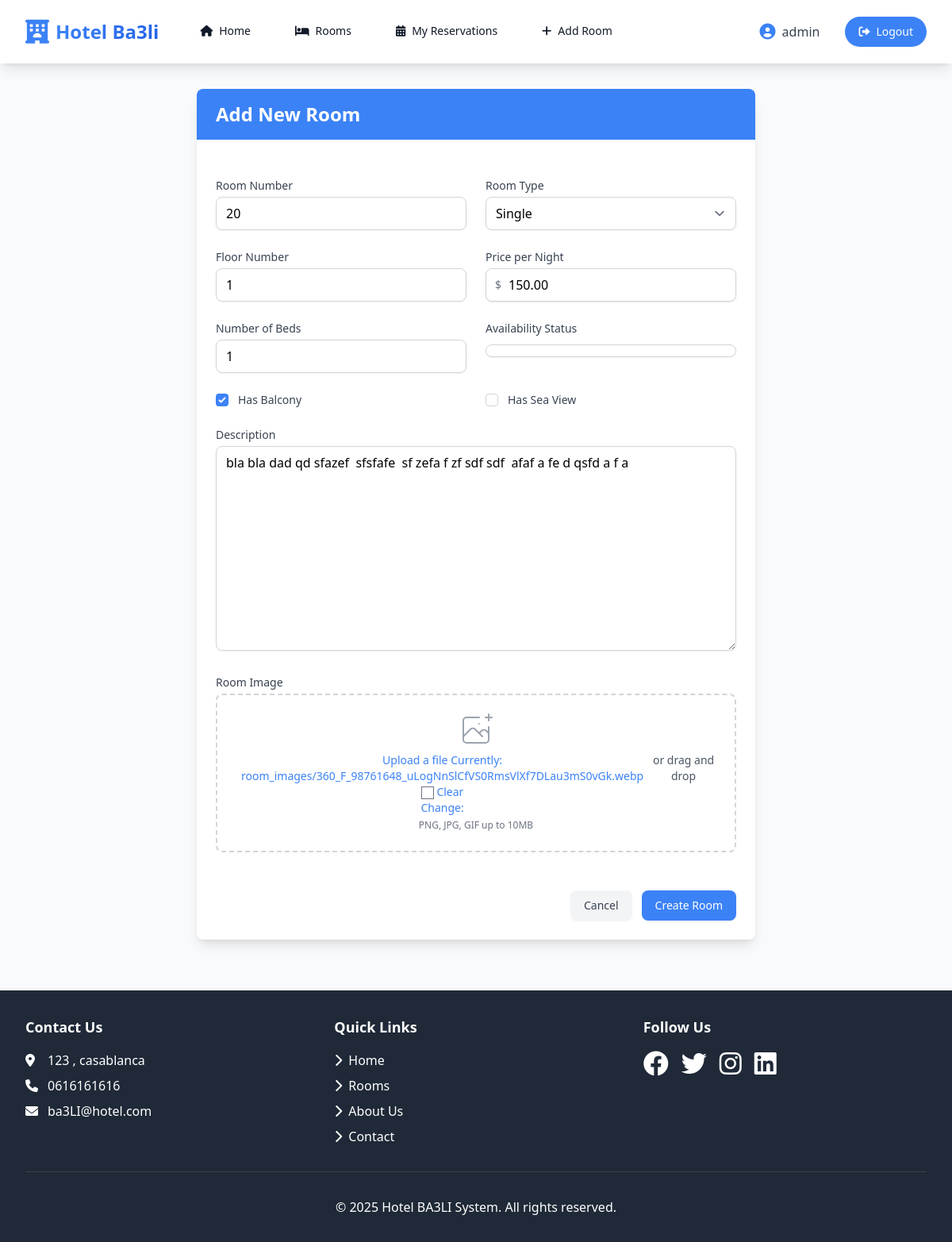
The page /room/update/1/ (signed in) on the database its author committed.
### base/models.py (models this page shows, shortened)
class Room(models.Model):
    ROOM_TYPES = [
        ('single', 'Single'),
        ('double', 'Double'),
        ('suite', 'Suite'),
    ]
    room_number = models.CharField(max_length=10, unique=True)
    room_type = models.CharField(max_length=20, choices=ROOM_TYPES)
    price = models.DecimalField(max_digits=10, decimal_places=2)
    is_available = models.BooleanField(default=True)
    floor = models.IntegerField()
    description = models.TextField(blank=True, null=True)
    number_of_beds = models.IntegerField(default=1)
    has_balcony = models.BooleanField(default=False)
    has_sea_view = models.BooleanField(default=False)
    image = models.ImageField(upload_to='room_images/', blank=True, null=True)
    created_at = models.DateTimeField(auto_now_add=True)

### base/views.py (the view, shortened to what this page needs)
# urls.py: path('room/update/<int:id>/', RoomUpdate.as_view(), name='room_update'),
@method_decorator(login_required, name='dispatch')
class RoomUpdate(IsStaffMixin, View):
    def get(self, request, id):
        room = get_object_or_404(Room, id=id)
        form = RoomForm(instance=room)
        return render(request, 'RoomCreate.html', {'form': form})

### base/forms.py
class RoomForm(forms.ModelForm):
    class Meta:
        model = Room
        fields = '__all__'

### base/templatetags/custom_tag.py (called while the page is built)
def addclass(value,arg):
    return value.as_widget(attrs={'class':arg})

### base/views.py (called while the page is built)
    def test_func(self):
        return self.request.user.is_authenticated and self.request.user.is_staff

### base/templates/RoomCreate.html (shortened to what this page needs)
{% extends 'base.html' %}
{% load custom_tag %}
{% block content %}
<div class="max-w-3xl mx-auto px-4 sm:px-6 lg:px-8 py-8">
    <div class="bg-white rounded-lg shadow-lg overflow-hidden">
        <div class="px-6 py-4 bg-primary">
            <h1 class="text-2xl font-bold text-white">Add New Room</h1>
        </div>
        <form method="post" enctype="multipart/form-data" class="p-6 space-y-6">
            <div class="grid grid-cols-1 md:grid-cols-2 gap-6">
                <div>
                    <label for="{{ form.room_number.id_for_label }}" class="block text-sm font-medium text-gray-700 mb-1">
                        Room Number
                    </label>
                    {{ form.room_number|addclass:"w-full rounded-lg border-gray-300 shadow-sm focus:border-primary focus:ring-primary" }}
                </div>
                <div>
                    <label for="{{ form.room_type.id_for_label }}" class="block text-sm font-medium text-gray-700 mb-1">
                        Room Type
                    </label>
                    {{ form.room_type|addclass:"w-full rounded-lg border-gray-300 shadow-sm focus:border-primary focus:ring-primary" }}
                </div>
                <div>
                    <label for="{{ form.floor.id_for_label }}" class="block text-sm font-medium text-gray-700 mb-1">
                        Floor Number
                    </label>
                    {{ form.floor|addclass:"w-full rounded-lg border-gray-300 shadow-sm focus:border-primary focus:ring-primary" }}
                </div>
                <div>
                    <label for="{{ form.price.id_for_label }}" class="block text-sm font-medium text-gray-700 mb-1">
                        Price per Night
                    </label>
                    <div class="relative rounded-lg shadow-sm">
                        <div class="absolute inset-y-0 left-0 pl-3 flex items-center pointer-events-none">
                            <span class="text-gray-500 sm:text-sm">$</span>
                        </div>
                        {{ form.price|addclass:"pl-7 w-full rounded-lg border-gray-300 shadow-sm focus:border-primary focus:ring-primary" }}
                    </div>
                </div>
                <div>
                    <label for="{{ form.number_of_beds.id_for_label }}" class="block text-sm font-medium text-gray-700 mb-1">
                        Number of Beds
                    </label>
                    {{ form.number_of_beds|addclass:"w-full rounded-lg border-gray-300 shadow-sm focus:border-primary focus:ring-primary" }}
                </div>
                <div>
                    <label for="{{ form.is_available.id_for_label }}" class="block text-sm font-medium text-gray-700 mb-1">
                        Availability Status
                    </label>
                    {{ form.is_available|addclass:"w-full rounded-lg border-gray-300 shadow-sm focus:border-primary focus:ring-primary" }}
                </div>
            </div>
            <div class="grid grid-cols-1 md:grid-cols-2 gap-6">
                <div class="flex items-center space-x-3">
                    {{ form.has_balcony|addclass:"h-4 w-4 text-primary focus:ring-primary border-gray-300 rounded" }}
                    <label for="{{ form.has_balcony.id_for_label }}" class="text-sm font-medium text-gray-700">
                        Has Balcony
                    </label>
                </div>
                <div class="flex items-center space-x-3">
                    {{ form.has_sea_view|addclass:"h-4 w-4 text-primary focus:ring-primary border-gray-300 rounded" }}
                    <label for="{{ form.has_sea_view.id_for_label }}" class="text-sm font-medium text-gray-700">
                        Has Sea View
                    </label>
                </div>
            </div>
            <div>
                <label for="{{ form.description.id_for_label }}" class="block text-sm font-medium text-gray-700 mb-1">
                    Description
                </label>
                {{ form.description|addclass:"w-full rounded-lg border-gray-300 shadow-sm focus:border-primary focus:ring-primary" }}
            </div>
            <div>
                <label for="{{ form.image.id_for_label }}" class="block text-sm font-medium text-gray-700 mb-1">
                    Room Image
                </label>
                <div class="mt-1 flex justify-center px-6 pt-5 pb-6 border-2 border-gray-300 border-dashed rounded-lg">
                    <div class="space-y-1 text-center">
                        <div class="flex text-sm text-gray-600">
                            <label for="{{ form.image.id_for_label }}" class="relative cursor-pointer bg-white rounded-md font-medium text-primary hover:text-blue-500 focus-within:outline-none focus-within:ring-2 focus-within:ring-offset-2 focus-within:ring-primary">
                                <span>Upload a file</span>
                                {{ form.image|addclass:"sr-only" }}
                            </label>
                            <p class="pl-1">or drag and drop</p>
                        </div>
                        <p class="text-xs text-gray-500">
                            PNG, JPG, GIF up to 10MB
                        </p>
                    </div>
                </div>
            </div>
            <div class="flex justify-end space-x-3 pt-6">
                <a href="{% url 'room_list' %}" class="inline-flex justify-center py-2 px-4 border border-transparent shadow-sm text-sm font-medium rounded-lg text-gray-700 bg-gray-100 hover:bg-gray-200 focus:outline-none focus:ring-2 focus:ring-offset-2 focus:ring-gray-500">
                    Cancel
                </a>
                <button type="submit" class="inline-flex justify-center py-2 px-4 border border-transparent shadow-sm text-sm font-medium rounded-lg text-white bg-primary hover:bg-blue-600 focus:outline-none focus:ring-2 focus:ring-offset-2 focus:ring-primary">
                    Create Room
                </button>
            </div>
        </form>
    </div>
</div>
{% endblock %}

### base/templates/base.html (shortened to what this page needs)
{% load static %}
<!DOCTYPE html>
<html lang="en">
<head>
    <link rel="stylesheet" href="https://cdn.jsdelivr.net/npm/flatpickr/dist/flatpickr.min.css">
    <script src="https://cdn.tailwindcss.com?plugins=forms,typography,aspect-ratio"></script>
    <link rel="stylesheet" href="https://cdnjs.cloudflare.com/ajax/libs/font-awesome/6.0.0/css/all.min.css">
    <link rel="stylesheet" href="https://unpkg.com/aos@next/dist/aos.css" />
</head>
<body class="min-h-screen bg-gray-50 flex flex-col">
    <nav class="bg-white shadow-lg fixed w-full top-0 z-50 backdrop-blur-sm bg-white/90">
        <div class="max-w-7xl mx-auto px-4 sm:px-6 lg:px-8">
            <div class="flex justify-between h-20">
                <div class="flex items-center">
                    <div class="flex-shrink-0">
                        <a href="{% url 'room_list' %}" class="flex items-center space-x-2">
                            <i class="fas fa-hotel text-3xl text-primary"></i>
                            <span class="text-2xl font-bold bg-gradient-to-r from-primary to-blue-600 bg-clip-text text-transparent">
                            </span>
                        </a>
                    </div>
                    <div class="hidden md:flex md:ml-10 md:space-x-8">
                        <a href="{% url 'home' %}"
                           class="inline-flex items-center px-3 py-2 text-sm font-medium text-gray-900 hover:text-primary transition-colors duration-200 border-b-2 border-transparent hover:border-primary">
                            <i class="fas fa-home mr-2"></i> Home
                        </a>                        <a href="{% url 'room_list' %}"
                           class="inline-flex items-center px-3 py-2 text-sm font-medium text-gray-900 hover:text-primary transition-colors duration-200 border-b-2 border-transparent hover:border-primary">
                            <i class="fas fa-bed mr-2"></i> Rooms                        </a>
                        {% if user.is_authenticated %}
                        <a href="{% url 'user_reservations' %}"
                           class="inline-flex items-center px-3 py-2 text-sm font-medium text-gray-900 hover:text-primary transition-colors duration-200 border-b-2 border-transparent hover:border-primary">
                            <i class="fas fa-calendar-alt mr-2"></i> My Reservations
                        </a>
                        {% if user.is_staff %}
                        <a href="{% url 'room_create' %}"
                           class="inline-flex items-center px-3 py-2 text-sm font-medium text-gray-900 hover:text-primary transition-colors duration-200 border-b-2 border-transparent hover:border-primary">
                            <i class="fas fa-plus mr-2"></i> Add Room
                        </a>
                        {% endif %}
                        {% endif %}
                    </div>
                </div>
                <div class="flex items-center space-x-4">
                    {% if user.is_authenticated %}
                        <div class="hidden md:flex items-center space-x-2 mr-4">
                            <i class="fas fa-user-circle text-primary text-xl"></i>
                            <span class="text-gray-700 font-medium">{{ user.username }}</span>
                        </div>
                        <a href="{% url 'logout' %}"
                           class="inline-flex items-center px-4 py-2 border border-transparent rounded-full text-sm font-medium text-white bg-primary hover:bg-primary/90 transition-colors duration-200 shadow-sm hover:shadow-md">
                            <i class="fas fa-sign-out-alt mr-2"></i> Logout
                        </a>
                    {% endif %}
                </div>
            </div>
        </div>
    </nav>
    <div class="h-20"></div>
    <main class="flex-grow">
          {% block content %}{% endblock %}
    </main>
    <footer class="bg-gray-800 text-white mt-8">
        <div class="max-w-7xl mx-auto px-4 sm:px-6 lg:px-8 py-8">
            <div class="grid grid-cols-1 md:grid-cols-3 gap-8">
                <div>
                    <h3 class="text-lg font-semibold mb-4">Contact Us</h3>
                    <div class="space-y-2">
                        <p class="flex items-center">
                            <i class="fas fa-map-marker-alt w-5 mr-2"></i>
                            123 , casablanca
                        </p>
                        <p class="flex items-center">
                            <i class="fas fa-phone w-5 mr-2"></i>
                            0616161616
                        </p>
                        <p class="flex items-center">
                            <i class="fas fa-envelope w-5 mr-2"></i>
                            ba3LI@hotel.com
                        </p>
                    </div>
                </div>
                <div>
                    <h3 class="text-lg font-semibold mb-4">Quick Links</h3>
                    <ul class="space-y-2">
                        <li>
                            <a href="{% url 'room_list' %}" class="hover:text-gray-300">
                                <i class="fas fa-chevron-right mr-2"></i>Home
                            </a>
                        </li>
                        <li>
                            <a href="{% url 'room_list' %}" class="hover:text-gray-300">
                                <i class="fas fa-chevron-right mr-2"></i>Rooms
                            </a>
                        </li>
                        <li>
                            <a href="#" class="hover:text-gray-300">
                                <i class="fas fa-chevron-right mr-2"></i>About Us
                            </a>
                        </li>
                        <li>
                            <a href="#" class="hover:text-gray-300">
                                <i class="fas fa-chevron-right mr-2"></i>Contact
                            </a>
                        </li>
                    </ul>
                </div>
                <div>
                    <h3 class="text-lg font-semibold mb-4">Follow Us</h3>
                    <div class="flex space-x-4">
                        <a href="#" class="hover:text-gray-300">
                            <i class="fab fa-facebook fa-2x"></i>
                        </a>
                        <a href="#" class="hover:text-gray-300">
                            <i class="fab fa-twitter fa-2x"></i>
                        </a>
                        <a href="#" class="hover:text-gray-300">
                            <i class="fab fa-instagram fa-2x"></i>
                        </a>
                        <a href="#" class="hover:text-gray-300">
                            <i class="fab fa-linkedin fa-2x"></i>
                        </a>
                    </div>
                </div>
            </div>
            <div class="mt-8 pt-8 border-t border-gray-700 text-center">
                <p>&copy; {% now "Y" %} Hotel BA3LI System. All rights reserved.</p>
            </div>
        </div>
    </footer>
</body>
</html>

### rows shown on the page
Room: room_number "20", room_type "Single", floor "1", price "150.00", number_of_beds "1", has_balcony "☑", description "bla bla dad qd sfazef sfsfafe sf zefa f zf sdf sdf afaf a fe d qsfd a f a"

### other values the page prints
{{ user.username }} "admin"
